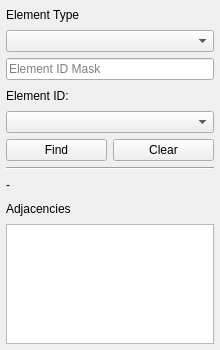
<?xml version="1.0" encoding="UTF-8"?>
<ui version="4.0">
 <class>gsDockWidget</class>
 <widget class="QgsDockWidget" name="gsDockWidget">
  <property name="geometry">
   <rect>
    <x>0</x>
    <y>0</y>
    <width>220</width>
    <height>350</height>
   </rect>
  </property>
  <property name="minimumSize">
   <size>
    <width>220</width>
    <height>328</height>
   </size>
  </property>
  <property name="maximumSize">
   <size>
    <width>524287</width>
    <height>400</height>
   </size>
  </property>
  <property name="windowTitle">
   <string>Find Elements by ID</string>
  </property>
  <widget class="QWidget" name="dockWidgetContents">
   <layout class="QVBoxLayout" name="verticalLayout">
    <property name="spacing">
     <number>6</number>
    </property>
    <property name="leftMargin">
     <number>6</number>
    </property>
    <property name="topMargin">
     <number>6</number>
    </property>
    <property name="rightMargin">
     <number>6</number>
    </property>
    <property name="bottomMargin">
     <number>6</number>
    </property>
    <item>
     <widget class="QLabel" name="label_3">
      <property name="text">
       <string>Element Type</string>
      </property>
     </widget>
    </item>
    <item>
     <widget class="QComboBox" name="cbElementType">
      <property name="sizePolicy">
       <sizepolicy hsizetype="Expanding" vsizetype="Fixed">
        <horstretch>0</horstretch>
        <verstretch>0</verstretch>
       </sizepolicy>
      </property>
     </widget>
    </item>
    <item>
     <widget class="QLineEdit" name="leElementMask">
      <property name="sizePolicy">
       <sizepolicy hsizetype="Expanding" vsizetype="Fixed">
        <horstretch>0</horstretch>
        <verstretch>0</verstretch>
       </sizepolicy>
      </property>
      <property name="placeholderText">
       <string>Element ID Mask</string>
      </property>
     </widget>
    </item>
    <item>
     <widget class="QLabel" name="label_4">
      <property name="text">
       <string>Element ID:</string>
      </property>
     </widget>
    </item>
    <item>
     <widget class="QComboBox" name="cbElementId">
      <property name="sizePolicy">
       <sizepolicy hsizetype="Expanding" vsizetype="Fixed">
        <horstretch>0</horstretch>
        <verstretch>0</verstretch>
       </sizepolicy>
      </property>
      <property name="placeholderText">
       <string/>
      </property>
     </widget>
    </item>
    <item>
     <layout class="QHBoxLayout" name="horizontalLayout">
      <item>
       <widget class="QPushButton" name="btFind">
        <property name="sizePolicy">
         <sizepolicy hsizetype="Minimum" vsizetype="Fixed">
          <horstretch>0</horstretch>
          <verstretch>0</verstretch>
         </sizepolicy>
        </property>
        <property name="text">
         <string>Find</string>
        </property>
       </widget>
      </item>
      <item>
       <widget class="QPushButton" name="btClear">
        <property name="text">
         <string>Clear</string>
        </property>
       </widget>
      </item>
     </layout>
    </item>
    <item>
     <widget class="Line" name="line">
      <property name="orientation">
       <enum>Qt::Horizontal</enum>
      </property>
     </widget>
    </item>
    <item>
     <widget class="QLabel" name="labelFoundElement">
      <property name="text">
       <string>-</string>
      </property>
     </widget>
    </item>
    <item>
     <widget class="QLabel" name="labelAdjacentNodeLinks">
      <property name="text">
       <string>Adjacencies</string>
      </property>
     </widget>
    </item>
    <item>
     <widget class="QListWidget" name="listWidget">
      <property name="sizePolicy">
       <sizepolicy hsizetype="Expanding" vsizetype="Fixed">
        <horstretch>0</horstretch>
        <verstretch>0</verstretch>
       </sizepolicy>
      </property>
      <property name="minimumSize">
       <size>
        <width>0</width>
        <height>100</height>
       </size>
      </property>
      <property name="maximumSize">
       <size>
        <width>16777215</width>
        <height>120</height>
       </size>
      </property>
     </widget>
    </item>
   </layout>
  </widget>
 </widget>
 <customwidgets>
  <customwidget>
   <class>QgsDockWidget</class>
   <extends>QDockWidget</extends>
   <header>qgsdockwidget.h</header>
   <container>1</container>
  </customwidget>
 </customwidgets>
 <resources/>
 <connections/>
</ui>
